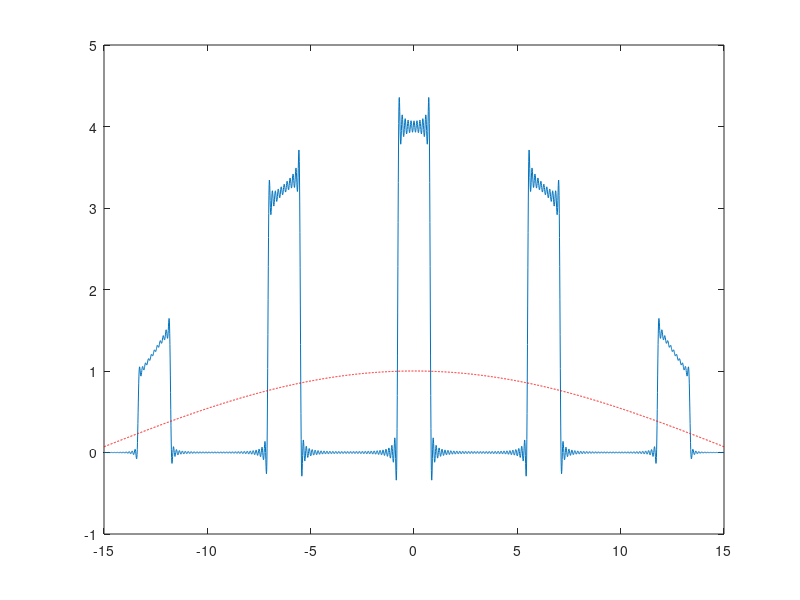

MATLAB code to generate this figure:
k_max=44;
kk=[-k_max:k_max]

t_max=15;
t=[-t_max:0.01:t_max];

x=zeros( size(t) );

wid=0.25;

for k=kk
	kkk=k+0.0001;
	a = sin(2*pi*kkk* wid/2 )/(kkk*pi)
	x=x+ a  *exp(1j*k*t);
end

plot(t,real(x) .* cos(0.1*t)/wid); hold on
plot(t,cos(0.1*t),'--r'); hold off
shg
